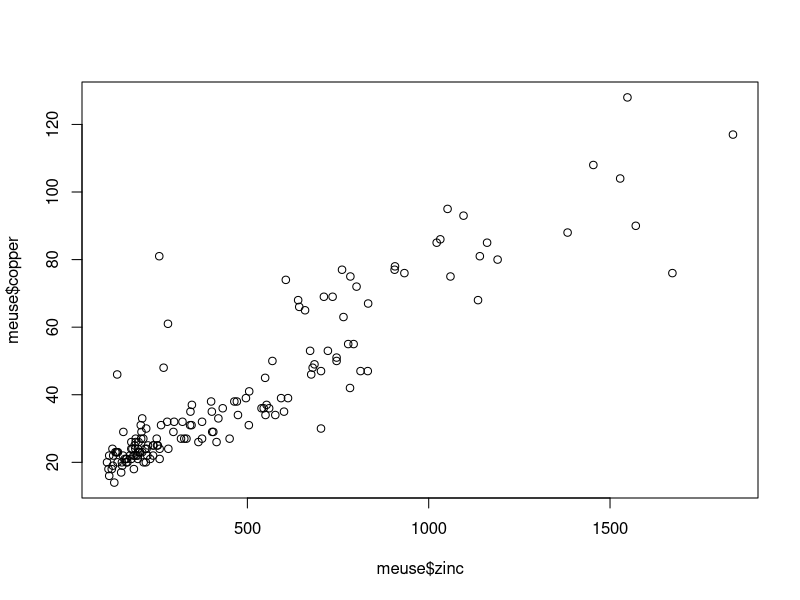
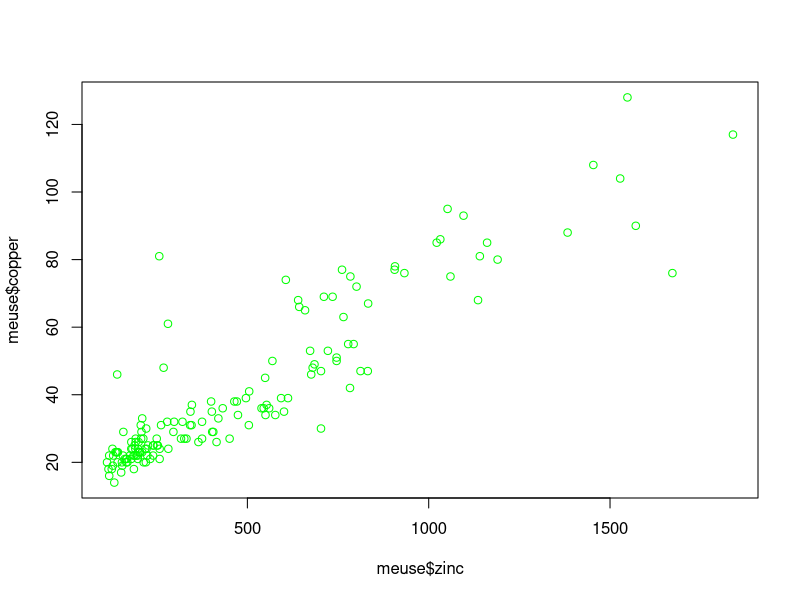
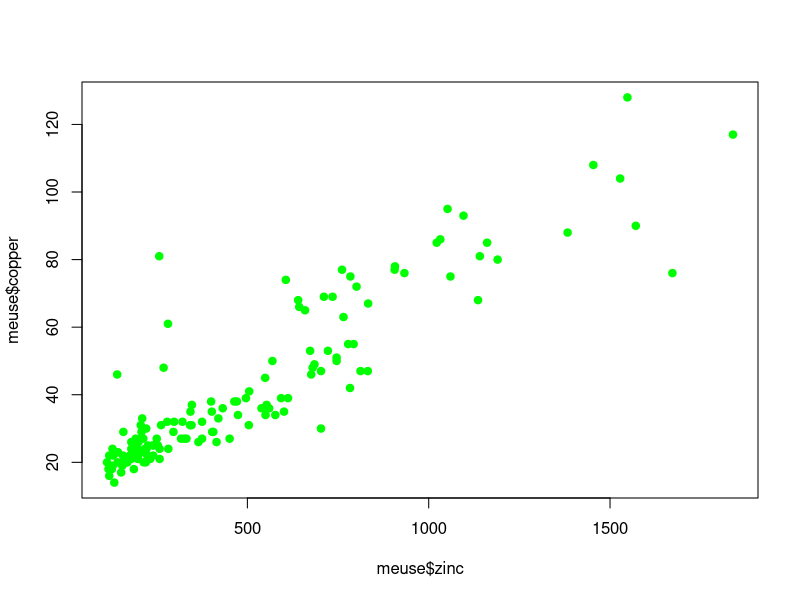
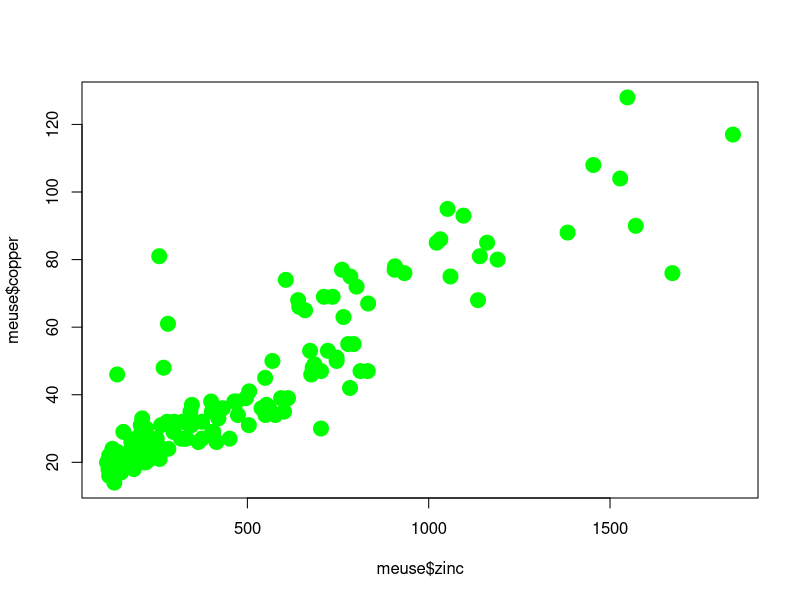

These figures' R source, in order:
install.packages("sp")

library(sp)
data(meuse)

# Let's see how the meuse dataset is structured:
meuse

# Let's look at the first rows of the set
head(meuse)

# Let's plot two variables together
# Let's see if the zinc concentration is related to that of copper
plot(meuse$zinc, meuse$copper)
plot(meuse$zinc, meuse$copper, col = "green")
plot(meuse$zinc, meuse$copper, col = "green", pch = 19)
plot(meuse$zinc, meuse$copper, col = "green", pch = 19, cex = 2)
